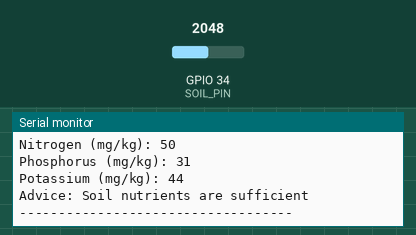
A sketch run on a simulated ESP32. On the bench: the last lines printed to the serial monitor. Inputs (shaded band) come from the test bench; at power-on: GPIO 34 (SOIL_PIN) = 2048.

Above: at 1.3 s.
1.4 s: GPIO 34 (SOIL_PIN) set to 2866
At 2.0 s:
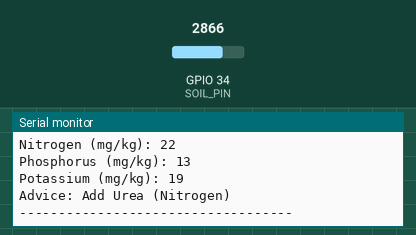
3.5 s: GPIO 34 (SOIL_PIN) set to 3603
At 4.0 s:
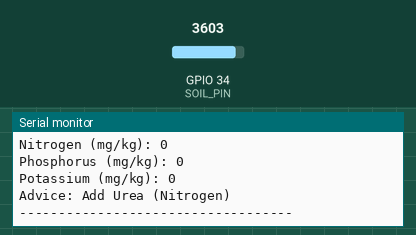
Timing chart, 0 to 6.5 s (numbered marks = the images above; inputs shaded):
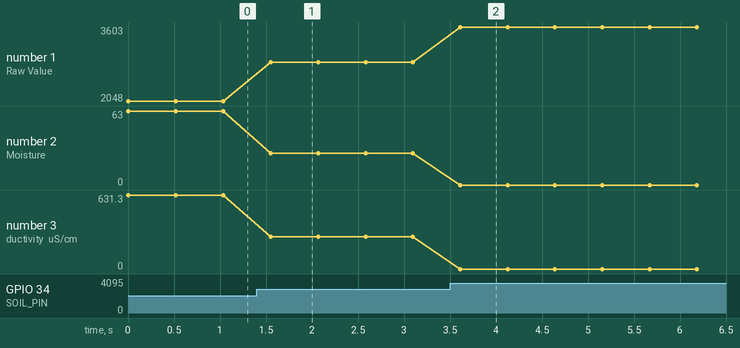

The sketch:

npwtnano.ino
```cpp
#define SOIL_PIN 34

int dryValue = 3500;   // dry air
int wetValue = 1200;   // water

float getConductivity(int raw) {
  float cond = (float)(dryValue - raw) * 1000.0 / (dryValue - wetValue);
  cond = constrain(cond, 0, 1000);
  return cond;
}

int estimateNitrogen(float cond) {
  return cond * 0.08;
}

int estimatePhosphorus(float cond) {
  return cond * 0.05;
}

int estimatePotassium(float cond) {
  return cond * 0.07;
}


String fertilizerAdvice(int N, int P, int K) {
  if (N < 40) return "Add Urea (Nitrogen)";
  if (P < 30) return "Add DAP (Phosphorus)";
  if (K < 35) return "Add MOP (Potassium)";
  return "Soil nutrients are sufficient";
}

void setup() {
  Serial.begin(115200);
  Serial.println("\n🌱 Smart Soil Analyzer (Estimated NPK Model) 🌱");
}

void loop() {
  int rawValue = analogRead(SOIL_PIN);

  int moisturePercent = map(rawValue, dryValue, wetValue, 0, 100);
  moisturePercent = constrain(moisturePercent, 0, 100);

  float conductivity = getConductivity(rawValue);

  int N = estimateNitrogen(conductivity);
  int P = estimatePhosphorus(conductivity);
  int K = estimatePotassium(conductivity);

  Serial.println("\n----------- SOIL REPORT -----------");
  Serial.print("Raw Value: "); Serial.println(rawValue);

  Serial.print("Moisture: ");
  Serial.print(moisturePercent);
  Serial.println("%");

  Serial.print("Conductivity (uS/cm): ");
  Serial.println(conductivity);

  Serial.print("Nitrogen (mg/kg): ");
  Serial.println(N);

  Serial.print("Phosphorus (mg/kg): ");
  Serial.println(P);

  Serial.print("Potassium (mg/kg): ");
  Serial.println(K);

  Serial.print("Advice: ");
  Serial.println(fertilizerAdvice(N, P, K));
  Serial.println("-----------------------------------");

  delay(500);
}
```

Measured:
- after the input at 1.4 s, the serial monitor: prints a new line after 0.15 s (image 1)
- after the input at 3.5 s, the serial monitor: prints a new line after 0.11 s (image 2)
- plotted number 1: 2048 → 2866 after the input at 1.4 s, 2866 → 3603 after the input at 3.5 s
- plotted number 2: 63 → 27 after the input at 1.4 s, 27 → 0 after the input at 3.5 s
- plotted number 3: 631.3 → 275.65 after the input at 1.4 s, 275.65 → 0 after the input at 3.5 s
